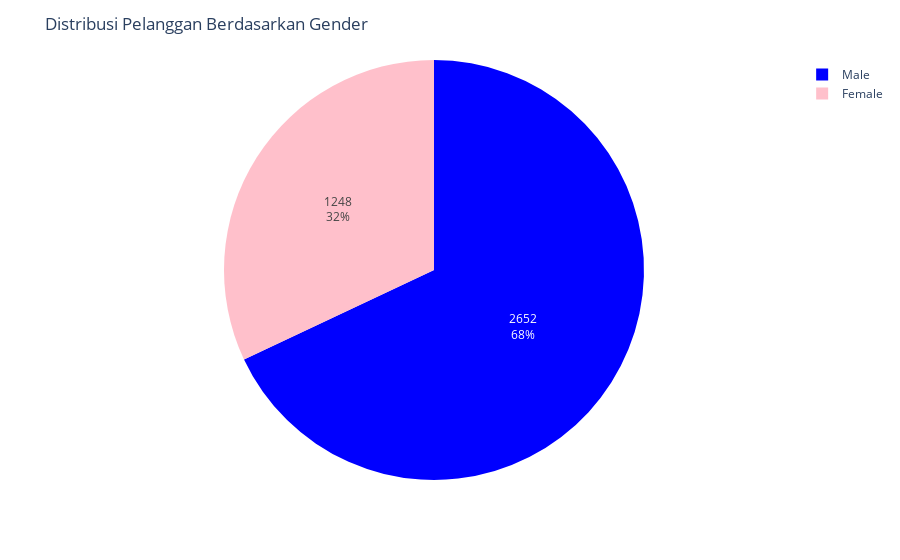

The notebook cell this image was saved under:
### Markdown cell above
#### Siapa konsumen paling banyak berbelanja berdasarkan gender?

### Code cell
#visualisasi konsumen berdasarkan gender
#membuat bar chart

# Membuat pie chart dengan menambahkan angka di dalamnya
fig = px.pie(data, names='Gender', color='Gender', color_discrete_map={'Female': 'pink', 'Male': 'blue'})

# Menambahkan angka dan persentase di dalam pie chart
fig.update_traces(textinfo='percent+value', textposition='inside')

# Menambahkan judul pada pie chart
fig.update_layout(title='Distribusi Pelanggan Berdasarkan Gender')

# Menampilkan pie chart
fig.show()

### Figure 1 — Plotly figure (JSON) as saved in the notebook; plotly's stock layout.template omitted (floating-point values rounded to 4 significant figures; data arrays with more than 128 entries replaced by an {"elided": "..."} marker saying what was removed)
{"data": [{"customdata": {"elided": "3900x1 str values"}, "domain": {"x": [0, 1], "y": [0, 1]}, "hovertemplate": "Gender=%{customdata[0]}<extra></extra>", "labels": {"elided": "3900 str values"}, "legendgroup": "", "marker": {"colors": {"elided": "3900 str values"}}, "name": "", "showlegend": true, "textinfo": "percent+value", "textposition": "inside", "type": "pie"}], "layout": {"legend": {"tracegroupgap": 0}, "margin": {"t": 60}, "title": {"text": "Distribusi Pelanggan Berdasarkan Gender"}}}
